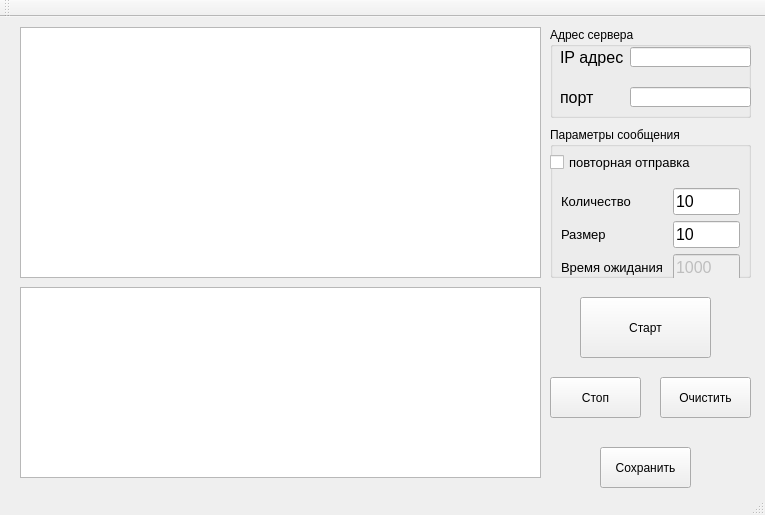
<?xml version="1.0" encoding="UTF-8"?>
<ui version="4.0">
 <class>MainWindow</class>
 <widget class="QMainWindow" name="MainWindow">
  <property name="geometry">
   <rect>
    <x>0</x>
    <y>0</y>
    <width>765</width>
    <height>515</height>
   </rect>
  </property>
  <property name="windowTitle">
   <string>Client</string>
  </property>
  <widget class="QWidget" name="centralWidget">
   <widget class="QPushButton" name="ClearButton">
    <property name="geometry">
     <rect>
      <x>660</x>
      <y>360</y>
      <width>91</width>
      <height>41</height>
     </rect>
    </property>
    <property name="text">
     <string>Очистить</string>
    </property>
   </widget>
   <widget class="QTextBrowser" name="textBrowser">
    <property name="geometry">
     <rect>
      <x>20</x>
      <y>270</y>
      <width>521</width>
      <height>191</height>
     </rect>
    </property>
    <property name="font">
     <font>
      <pointsize>10</pointsize>
     </font>
    </property>
   </widget>
   <widget class="QPushButton" name="SendButton">
    <property name="geometry">
     <rect>
      <x>580</x>
      <y>280</y>
      <width>131</width>
      <height>61</height>
     </rect>
    </property>
    <property name="text">
     <string>Старт</string>
    </property>
   </widget>
   <widget class="QPlainTextEdit" name="plainTextEdit">
    <property name="geometry">
     <rect>
      <x>20</x>
      <y>10</y>
      <width>521</width>
      <height>251</height>
     </rect>
    </property>
    <property name="font">
     <font>
      <pointsize>8</pointsize>
     </font>
    </property>
    <property name="readOnly">
     <bool>true</bool>
    </property>
   </widget>
   <widget class="QPushButton" name="SendButton_2">
    <property name="geometry">
     <rect>
      <x>550</x>
      <y>360</y>
      <width>91</width>
      <height>41</height>
     </rect>
    </property>
    <property name="text">
     <string>Стоп</string>
    </property>
   </widget>
   <widget class="QPushButton" name="ClearButton_2">
    <property name="geometry">
     <rect>
      <x>600</x>
      <y>430</y>
      <width>91</width>
      <height>41</height>
     </rect>
    </property>
    <property name="text">
     <string>Сохранить</string>
    </property>
   </widget>
   <widget class="QGroupBox" name="groupBox">
    <property name="geometry">
     <rect>
      <x>550</x>
      <y>110</y>
      <width>201</width>
      <height>151</height>
     </rect>
    </property>
    <property name="title">
     <string>Параметры сообщения</string>
    </property>
    <widget class="QWidget" name="formLayoutWidget">
     <property name="geometry">
      <rect>
       <x>0</x>
       <y>50</y>
       <width>201</width>
       <height>120</height>
      </rect>
     </property>
     <layout class="QFormLayout" name="formLayout">
      <property name="rowWrapPolicy">
       <enum>QFormLayout::DontWrapRows</enum>
      </property>
      <item row="2" column="0">
       <widget class="QLabel" name="label_CountTcp">
        <property name="font">
         <font>
          <pointsize>10</pointsize>
         </font>
        </property>
        <property name="text">
         <string>Количество</string>
        </property>
       </widget>
      </item>
      <item row="2" column="1">
       <widget class="QLineEdit" name="lineCountTcp">
        <property name="font">
         <font>
          <pointsize>12</pointsize>
         </font>
        </property>
        <property name="text">
         <string>10</string>
        </property>
       </widget>
      </item>
      <item row="3" column="0">
       <widget class="QLabel" name="label_SizeTcp">
        <property name="font">
         <font>
          <pointsize>10</pointsize>
         </font>
        </property>
        <property name="text">
         <string>Размер</string>
        </property>
       </widget>
      </item>
      <item row="3" column="1">
       <widget class="QLineEdit" name="lineSizeTcp">
        <property name="font">
         <font>
          <pointsize>12</pointsize>
         </font>
        </property>
        <property name="text">
         <string>10</string>
        </property>
       </widget>
      </item>
      <item row="4" column="0">
       <widget class="QLabel" name="label_TimeTcp">
        <property name="font">
         <font>
          <pointsize>10</pointsize>
         </font>
        </property>
        <property name="text">
         <string>Время ожидания </string>
        </property>
       </widget>
      </item>
      <item row="4" column="1">
       <widget class="QLineEdit" name="lineTimeTcp">
        <property name="enabled">
         <bool>false</bool>
        </property>
        <property name="font">
         <font>
          <pointsize>12</pointsize>
         </font>
        </property>
        <property name="text">
         <string>1000</string>
        </property>
       </widget>
      </item>
     </layout>
    </widget>
    <widget class="QCheckBox" name="checkBox_Retry">
     <property name="geometry">
      <rect>
       <x>0</x>
       <y>10</y>
       <width>141</width>
       <height>51</height>
      </rect>
     </property>
     <property name="font">
      <font>
       <pointsize>10</pointsize>
      </font>
     </property>
     <property name="text">
      <string>повторная отправка</string>
     </property>
    </widget>
   </widget>
   <widget class="QGroupBox" name="groupBox_2">
    <property name="geometry">
     <rect>
      <x>550</x>
      <y>10</y>
      <width>201</width>
      <height>91</height>
     </rect>
    </property>
    <property name="title">
     <string>Адрес сервера</string>
    </property>
    <widget class="QLabel" name="label_port_2">
     <property name="geometry">
      <rect>
       <x>10</x>
       <y>60</y>
       <width>71</width>
       <height>20</height>
      </rect>
     </property>
     <property name="font">
      <font>
       <pointsize>12</pointsize>
      </font>
     </property>
     <property name="text">
      <string>порт</string>
     </property>
    </widget>
    <widget class="QLabel" name="label_ip_2">
     <property name="geometry">
      <rect>
       <x>10</x>
       <y>20</y>
       <width>71</width>
       <height>20</height>
      </rect>
     </property>
     <property name="font">
      <font>
       <pointsize>12</pointsize>
      </font>
     </property>
     <property name="text">
      <string>IP адрес</string>
     </property>
    </widget>
    <widget class="QLineEdit" name="lineAddress_2">
     <property name="geometry">
      <rect>
       <x>80</x>
       <y>20</y>
       <width>121</width>
       <height>20</height>
      </rect>
     </property>
     <property name="font">
      <font>
       <pointsize>10</pointsize>
      </font>
     </property>
    </widget>
    <widget class="QLineEdit" name="linePort_2">
     <property name="geometry">
      <rect>
       <x>80</x>
       <y>60</y>
       <width>121</width>
       <height>20</height>
      </rect>
     </property>
     <property name="font">
      <font>
       <pointsize>10</pointsize>
      </font>
     </property>
    </widget>
   </widget>
  </widget>
  <widget class="QMenuBar" name="menuBar">
   <property name="geometry">
    <rect>
     <x>0</x>
     <y>0</y>
     <width>765</width>
     <height>21</height>
    </rect>
   </property>
  </widget>
  <widget class="QToolBar" name="mainToolBar">
   <attribute name="toolBarArea">
    <enum>TopToolBarArea</enum>
   </attribute>
   <attribute name="toolBarBreak">
    <bool>false</bool>
   </attribute>
  </widget>
  <widget class="QStatusBar" name="statusBar"/>
 </widget>
 <layoutdefault spacing="6" margin="11"/>
 <resources/>
 <connections/>
</ui>
